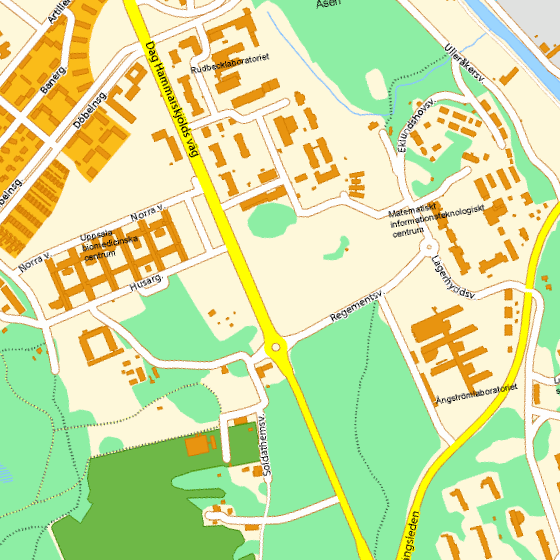
%> input picture lab2/upload/Registration/01.png, 560 x 560 px
$ octave me2.m   (GNU Octave 9; MATLAB toolbox functions it lacks are replaced by stand-ins)
%> lines starting %> are read from the running program, lines starting %| are printed output that depends on the picture; in (x1, y1, x2, y2) boxes, pixels count from 0 and x2, y2 are one past the last pixel; in counts of white or black regions, pixels touching at a corner belong together; the program's own positions count from 1
% DEMO - Chamfer matching
%
% Written by: Lu Ping & sh

close all

%%
%  image1_original=imread('01.png');
%  image2_original=imread('02.png');
%  image3_original=imread('03.png');

image1_original1=imread('01.png');
%> image1_original1 is the input picture: size 560x560x3 uint8; mean R, G, B 206.8, 225.1, 162.5
image2_original2=imread('02.png');
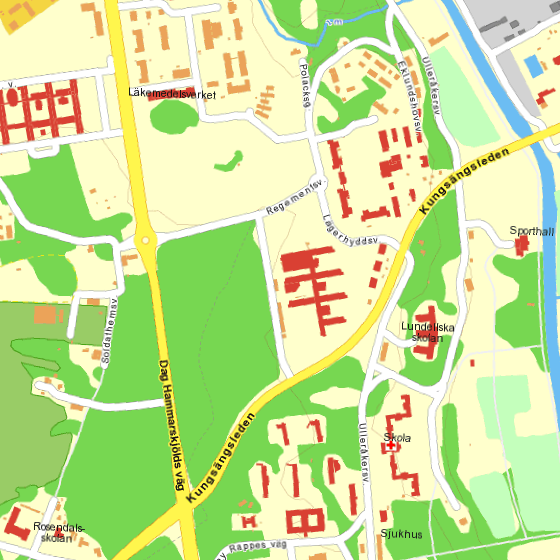
%> input picture lab2/upload/Registration/02.png, 560 x 560 px
%> image2_original2 is the input picture: size 560x560x3 uint8; mean R, G, B 200.3, 226.3, 153.1
image3_original3=imread('03.png');
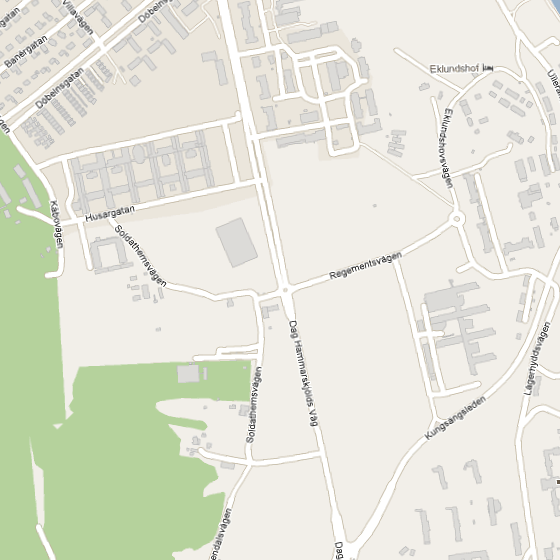
%> input picture lab2/upload/Registration/03.png, 560 x 560 px
%> image3_original3 is the input picture: size 560x560x3 uint8; mean R, G, B 227.1, 229.2, 215.8

I1_thresholded = (image1_original1(:,:,1) == 255 & ...
                  image1_original1(:,:,2) == 255 & ...
                  image1_original1(:,:,3) == 0); %|  ...
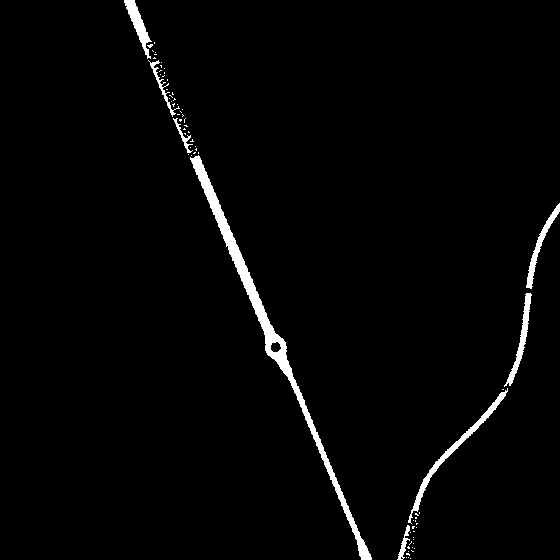
%> I1_thresholded: size 560x560 logical; 2.2% white; 72 white regions (64 under 20 px), largest, box (x1, y1, x2, y2) and area: (190, 155, 372, 560) 3695, (408, 388, 508, 524) 879, (504, 293, 532, 387) 550
%                  (image1_original1(:,:,1) == 254 & ...
%                   image1_original1(:,:,2) == 254 & ...
%                   image1_original1(:,:,3) == 253);

% figure;imshow(I1_thresholded,[])

I2_thresholded = (image2_original2(:,:,1) == 255 & ...
                  image2_original2(:,:,2) == 246 & ...
                  image2_original2(:,:,3) == 77); %|  ...
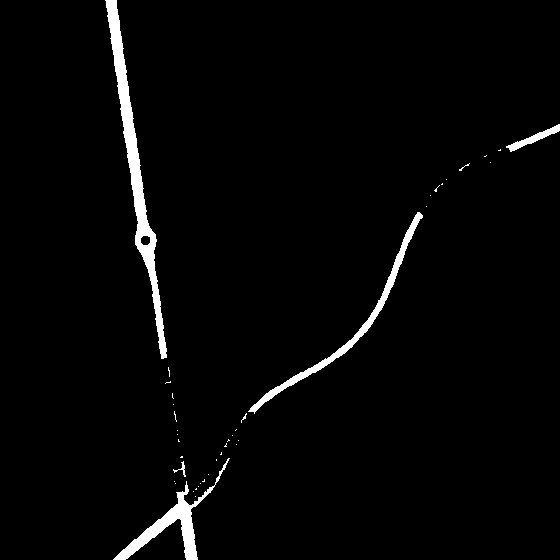
%> I2_thresholded: size 560x560 logical; 2.5% white; 41 white regions (36 under 20 px), largest, box (x1, y1, x2, y2) and area: (105, 0, 167, 359) 3678, (113, 458, 230, 560) 1817, (248, 212, 423, 414) 1759, (506, 124, 560, 152) 370, (173, 461, 186, 477) 51
%                  (image2_original2(:,:,1) == 255 & ...
%                   image2_original2(:,:,2) == 255 & ...
%                   image2_original2(:,:,3) == 255);

% figure;imshow(I2_thresholded,[])

I3_thresholded = (image3_original3(:,:,1) == 255 & ...
                  image3_original3(:,:,2) == 255 & ...
                  image3_original3(:,:,3) == 255);
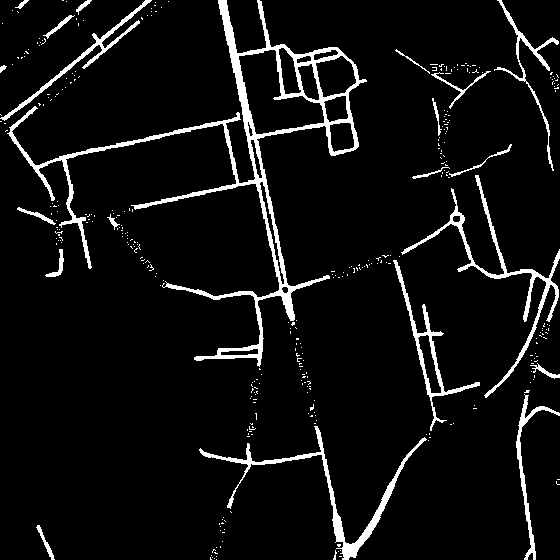
%> I3_thresholded: size 560x560 logical; 6.3% white; 357 white regions (336 under 20 px), largest, box (x1, y1, x2, y2) and area: (7, 0, 367, 367) 8994, (401, 175, 560, 398) 2199, (199, 426, 427, 560) 2173

% [12 lines of commented-out code are left out]


%% convert to gray image
% image1=rgb2gray(image1_original);
% image2=rgb2gray(image2_original);
% image3=rgb2gray(image3_original);

%% canny edge detection
% [15 lines of commented-out code are left out]


%% Calculate the distance transform of the original edge image (the base)

base = bwdist(I1_thresholded,'euclidean');
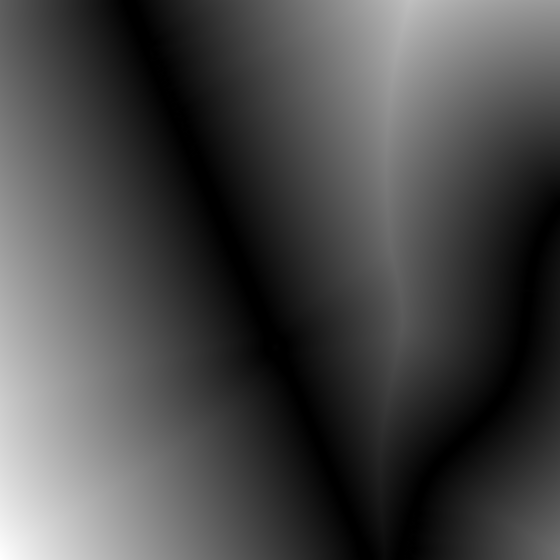
%> base: size 560x560 single; min 0, max 335.5, mean 96.3; drawn with min black and max white
figure,imshow(base,[]);title('Base image')

floating_b=I2_thresholded;
% figure,imshow(floating);title('floating');
% floating_b = image2_edge - image2_edge;
%  floating_b(100:end,100:end) = image2_edge(1:end-100+1,1:end-100+1);
% floating_b(60:end,60:end) = image2_edge(1:end-60+1,1:end-60+1);

figure,imshow(floating_b,[]);
title('Floating image1');

floating_c = I3_thresholded;
% floating_c = image3_edge - image3_edge;
% floating_c(100:end,100:end) = image3_edge(1:end-100+1,1:end-100+1);
figure,imshow(floating_c,[]);
title('Floating image2');

%% Specify the directions that will be used for

 step = 5;
angle_interval = -16:4:16;
% step =4;
% angle_interval = 0:2:8;
translation_directions = [-0    -step;
                           -step  0 ;
                           0     step;
                            step  0  ];

%% Finally do the chamermatching

last_score = inf; % Keep track of last positional score
stop = false; % Stop criterion
backwards = 0; % The direction which we came from
accumulated_scores = []; % For plotting reasons
counter = 1;

oldDir = -1;
%> (the run ends here)
